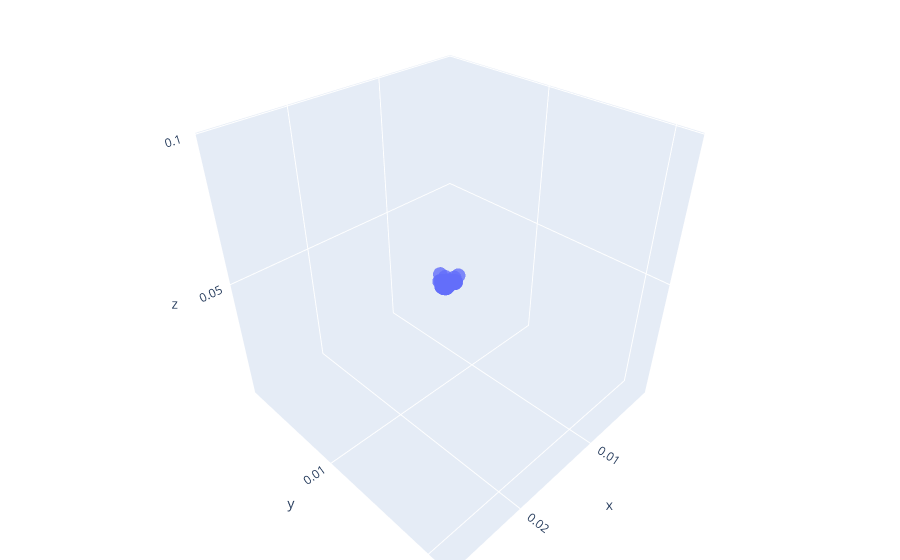

This figure's notebook cell:
### Code cell
import plotly
import plotly.graph_objects as go 

plotly.offline.init_notebook_mode()
trace = go.Scatter3d(
    x = [pt[0] for pt in bowl_pts_cam],
    y = [pt[1] for pt in bowl_pts_cam],
    z = [pt[2] for pt in bowl_pts_cam],
    mode = 'markers', 
    marker = {
            'size': 5,
            'opacity': 0.8,
        })

layout = go.Layout(
    margin={'l': 0, 'r': 0, 'b': 0, 't': 0}

)

data = [trace]
plot_figure = go.Figure(data=data, layout=layout)
plotly.offline.iplot(plot_figure)
# StereoSGBM officially a failed experiment
# the point cloud plot is pretty cool though
